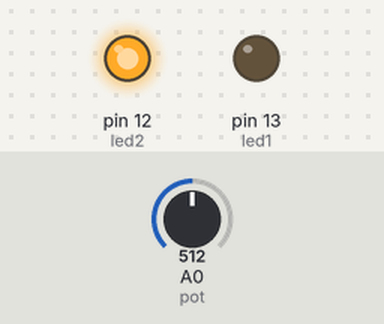
Recording of a sketch running on a simulated Arduino Uno, built with avr-gcc and run on an emulated ATmega328P. Parts: output pins drawn as LEDs (lit = HIGH). Inputs (shaded band) come from the test bench; at power-on: A0 (pot) = 512.

Above: at 1.2 s.
1.3 s: A0 (pot) set to 526
At 2.2 s:
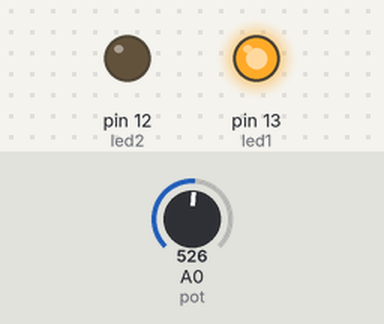
2.8 s: A0 (pot) set to 511
At 3.4 s:
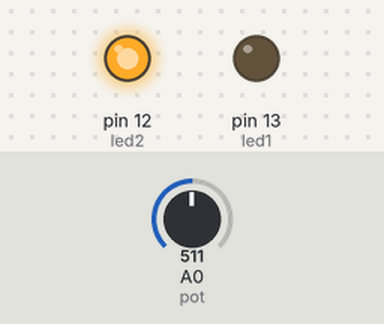
4.3 s: A0 (pot) set to 716
At 5.7 s:
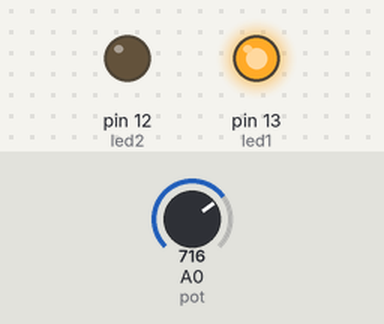
Timing chart, 0 to 7.3 s (numbered marks = the images above; inputs shaded):
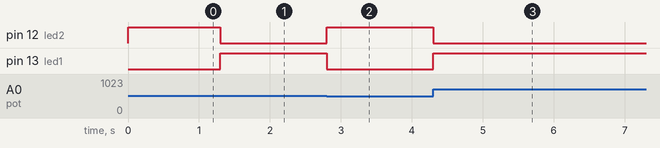

Measured:
- the behaviour switches between 513 and 514 on A0 (pot) (found by bisection; images 0 and 1)
- after the input at 1.3 s, pin 12 (led2): HIGH → LOW at once; pin 13 (led1): LOW → HIGH at once
- after the input at 2.8 s, pin 12 (led2): LOW → HIGH at once; pin 13 (led1): HIGH → LOW at once
- after the input at 4.3 s, pin 12 (led2): HIGH → LOW at once; pin 13 (led1): LOW → HIGH at once

The sketch:

1.3.ino
```cpp
int led1 = 13;
int led2 = 12;
int pot = A0;


void setup()
{
  pinMode(led1, OUTPUT);
  pinMode(led2, OUTPUT);
  pinMode(pot, INPUT);
}

void loop()
{
  int value = analogRead (pot);
  int potvalue = map (value , 0 , 1023 , 0 , 255);
  analogWrite (led1 , potvalue);
  analogWrite (led2 , 255-potvalue);

}
```
